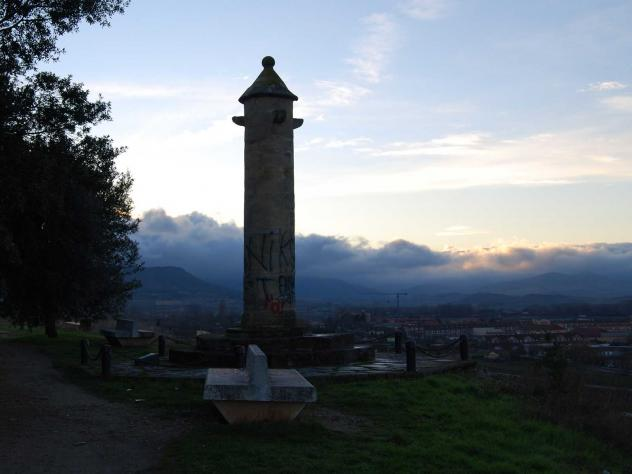
#> input picture Produccion/Paula Lineros/1.jpg, 632 x 474 px
$ python rotar.py   (Python 2 division)
#> lines starting #> are read from the running program, lines starting #| are printed output that depends on the picture

import ImageFilter
import numpy as np
import time
from numpy import array, shape, reshape, zeros, transpose
from PIL import Image, ImageChops, ImageOps

# convierte una imagen tipo Imagen (de la libreria PIL) en una matriz(ETD) con la informacion RGB de la imagen
def convertirImgMatrixRGB(img):
    return np.array(img.convert("RGB"))

def rotar90(img):
    arrImg = convertirImgMatrixRGB(img)
    n = img.size[0]
    m = img.size[1]
    final = np.array(Image.new("RGB",(m,n)))
    for i in range(n): #fila
        for j in range(m): #columna
            final[i][j] = arrImg[::, ((i*-1)-1)][j]
    imgColor = Image.fromarray(final)
    return imgColor

def rotar180(img):
    return rotar90(rotar90(img)) #debido a que el algoritmo de cambio de posicion es el mismo

def rotar270(img):
    return rotar180(rotar90(img))

def main(): #Comentar el que no se quiera utilizar
    ini_point=time.time() #para el total
    starting_point=time.time() #Donde quiere empezar a calcular el tiempo
    img=Image.open("1.jpg") #abre imagen
#> img is the input picture: PIL image 632x474 RGB; mean R, G, B 105.7, 113.5, 120.9
    imgTrans = rotar90(img)
#> after the loop in rotar90, `for i in range(n):`:
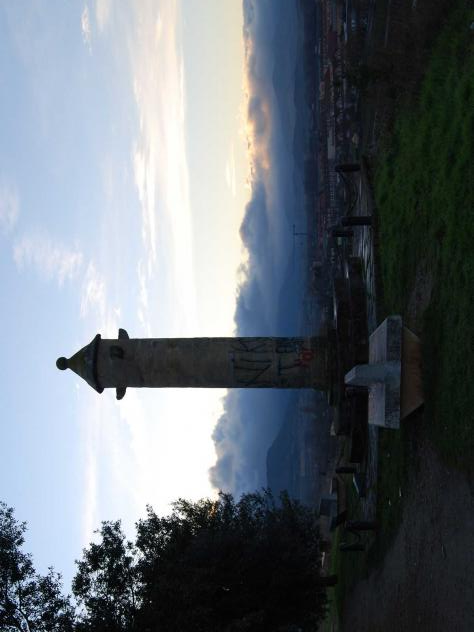
#> final: shape (632, 474, 3); mean R, G, B 105.7, 113.5, 120.9
    imgTrans.save("imagentranspuesta90.png") #guarda la imagen transpuesta 90 grados
    elapsed_time=time.time()-starting_point #calculo
    print "90 Time [seconds]: " + str(elapsed_time) #segundos

    starting_point=time.time() #Donde quiere empezar a calcular el tiempo
    imgTrans = rotar180(img)
#> after the loop in rotar90 (call 3), `for i in range(n):`:
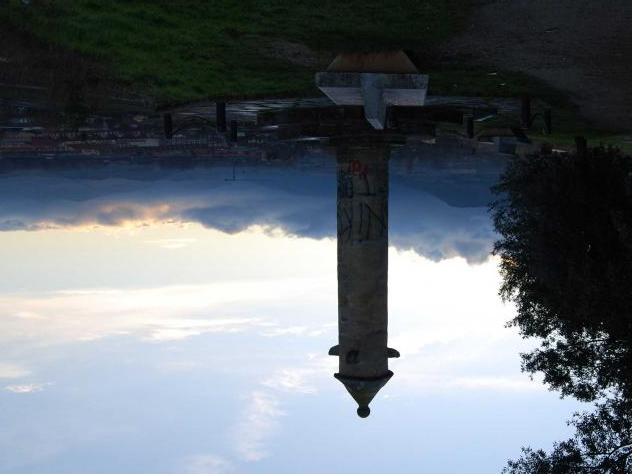
#> final: shape (474, 632, 3); mean R, G, B 105.7, 113.5, 120.9
    imgTrans.save("imagentranspuesta180.png") #guarda la imagen transpuesta 180 grados
    elapsed_time=time.time()-starting_point #calculo
    print "180 Time [seconds]: " + str(elapsed_time) #segundos

    starting_point=time.time() #Donde quiere empezar a calcular el tiempo
    imgTrans = rotar270(img)
#> after the loop in rotar90 (call 6), `for i in range(n):`:
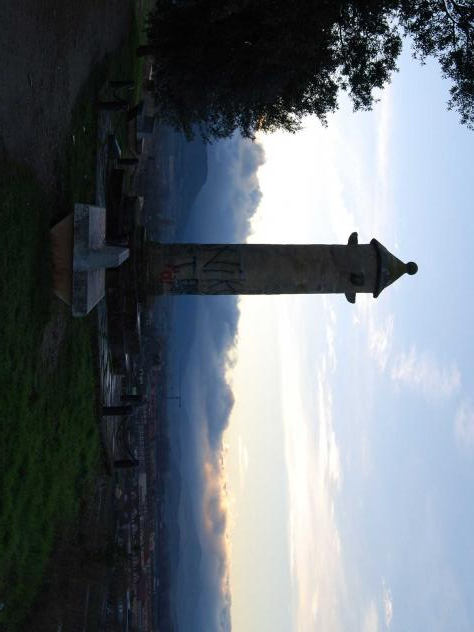
#> final: shape (632, 474, 3); mean R, G, B 105.7, 113.5, 120.9
    imgTrans.save("imagentranspuesta270.png") #guarda la imagen transpuesta 270 grados
    elapsed_time=time.time()-starting_point #calculo
    print "270 Time [seconds]: " + str(elapsed_time) #segundos


    elapsed_time=time.time()-ini_point #calculo
    print ""
    print "Total Time [seconds]: " + str(elapsed_time) #segundos

main()
